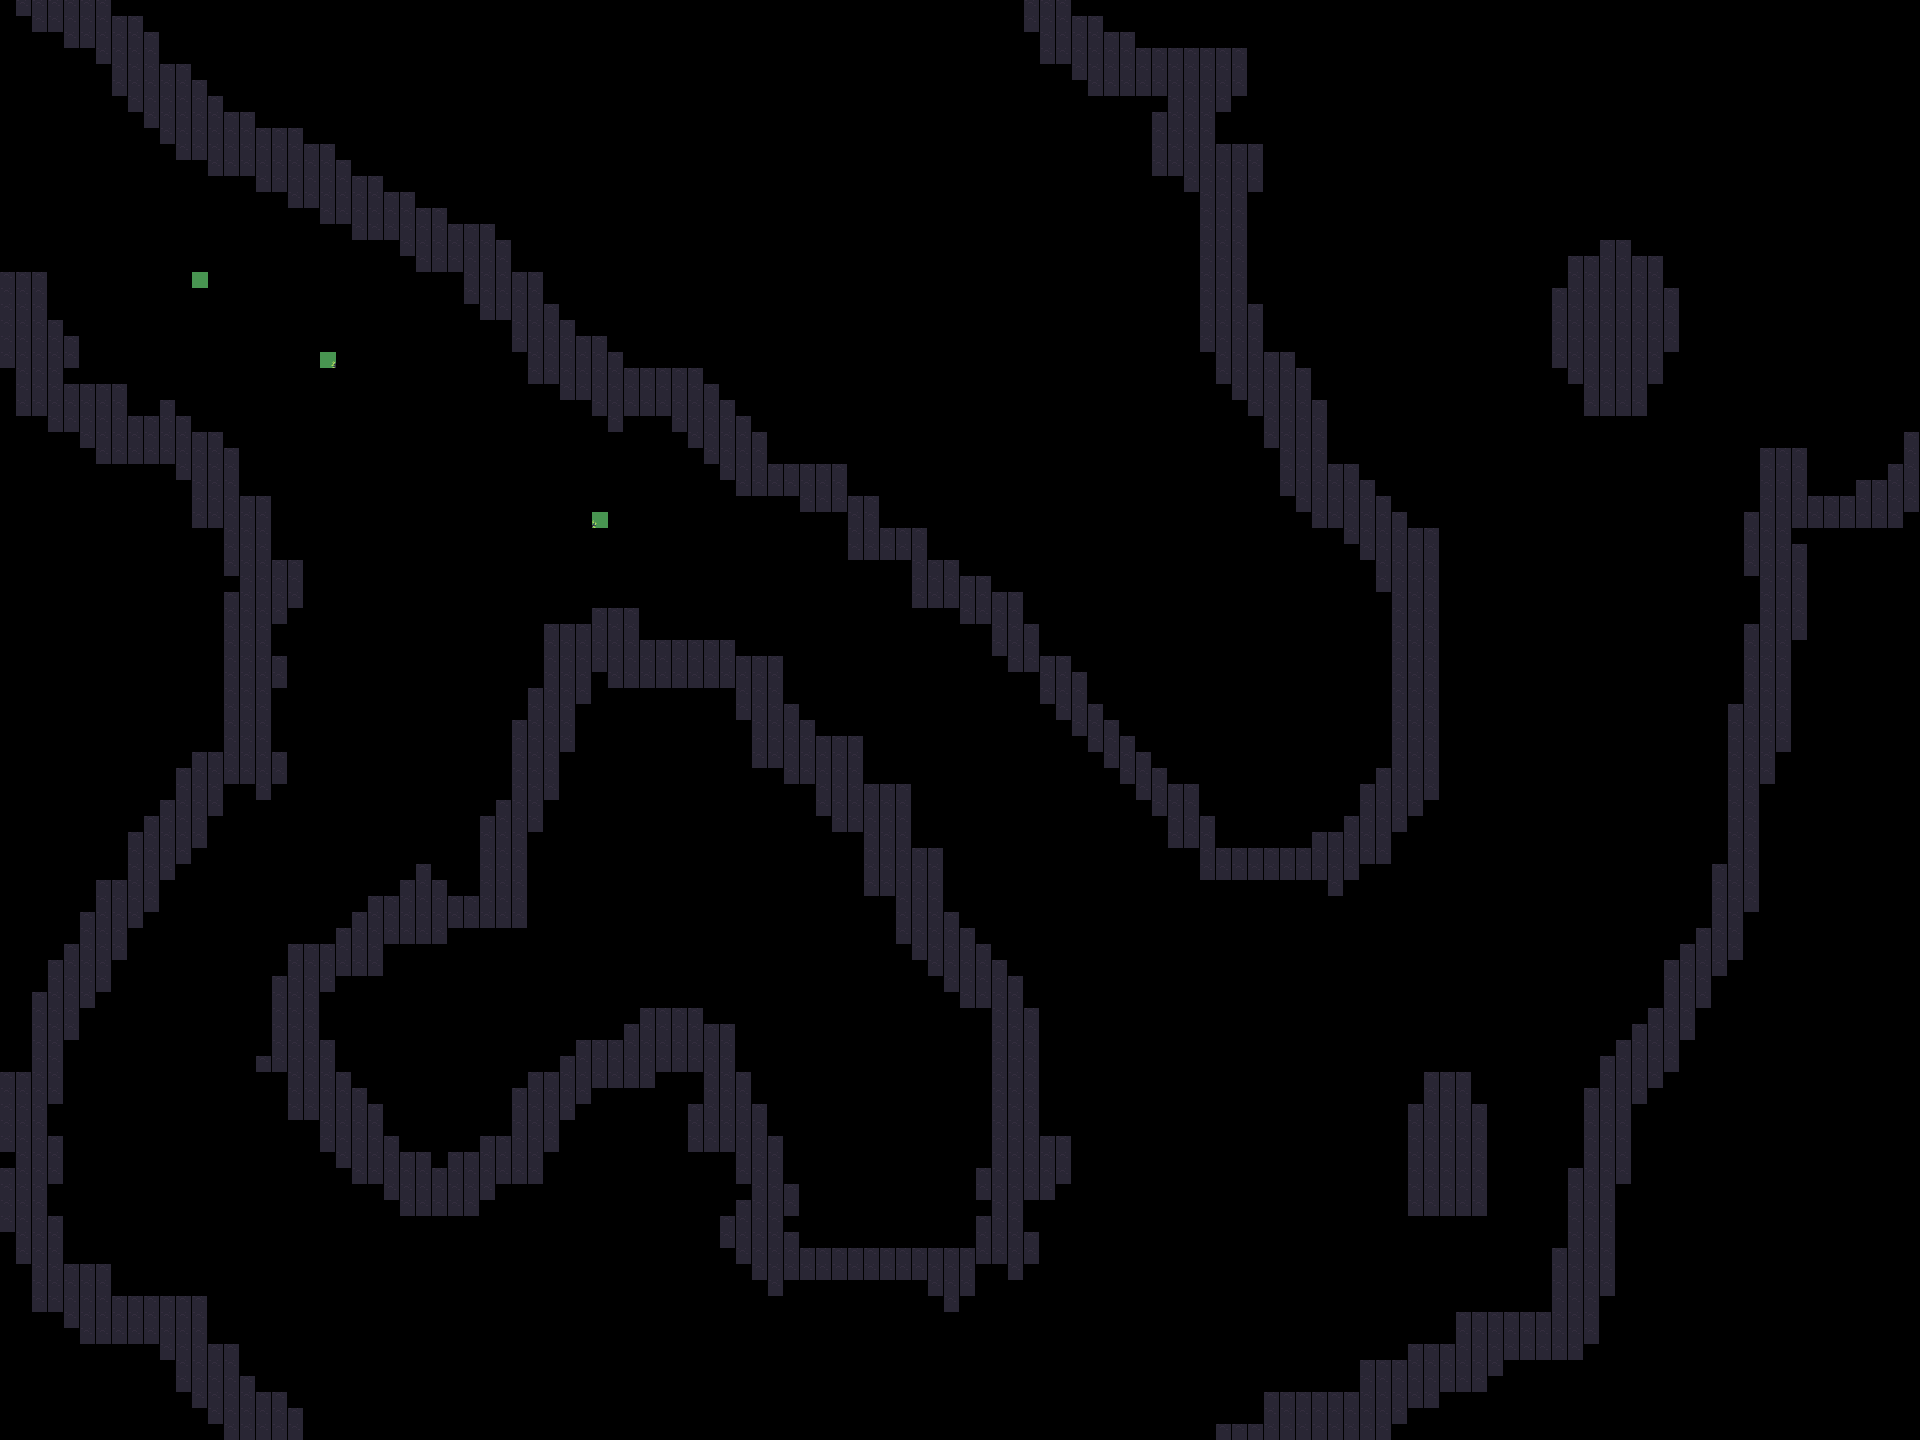

This game map was drawn from its Tiled (.tmx) file and the tilesets committed beside it. A one-line description and the trimmed map source follow:
An orthogonal 120x90 tile map with 16x16 px tiles, 2 tile layers (closed_tiles, transparent).

<map version="1.0" orientation="orthogonal" renderorder="right-down" width="120" height="90" tilewidth="16" tileheight="16" nextobjectid="1">
 <tileset firstgid="1" name="Buch_Tiles" tilewidth="16" tileheight="16">
  <image source="Buch_Tiles.png" trans="ff00ff" width="256" height="256" />
 </tileset>
 <layer name="closed_tiles" width="120" height="90">
  <data>[10800 cells, 1769 non-empty, 1 distinct tile ids]</data>
 </layer>
 <layer name="transparent" width="120" height="90">
  <data>[10800 cells, 10800 non-empty, 4 distinct tile ids]</data>
 </layer>
</map>
